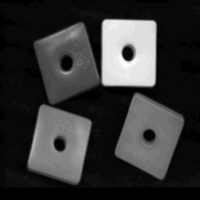
#> input picture block.png, 200 x 200 px, found by its file name
$ python huang_threshold.py   (Python 2 division)
#> lines starting #> are read from the running program, lines starting #| are printed output that depends on the picture; after the words box and inside, x2 and y2 are one past the last pixel; in counts of white or black regions, pixels touching at a corner belong together
import numpy
from scipy import ndimage
from PIL import Image

def otsu(image):
  size = image.shape[0]*image.shape[1]
#> size = 40000
  hist  = ndimage.histogram(image, 0, 255, 256)
#> hist = 256 values, max 12654 at index 8, min 0 at index 186, mean 156.2
  sum = numpy.dot(numpy.arange(0,256), hist)
#> sum = 2129974

  sumB = 0.0

  wB = 0
  wF = 0
  varmax = 0.0
  Tmax = 0

  for T in range(255):
    wB += hist[T]                   #Weight Background
    if (wB == 0): continue
    wF = size-wB                    #Weight Foreground
    if (wF == 0): break

    sumB += float(T * hist[T])

    mB = sumB / wB             # Mean Background
    mF = (sum - sumB) / wF     # Mean Foreground

    varBetween = float(wB) * float(wF) * (mB - mF) * (mB - mF)

    if varBetween > varmax: (varmax, Tmax) = (varBetween, T)
#> this loop made 255 passes
#> (wB, wF, sumB, mB, mF, varmax) on passes 1 to 12: (3572, 36428, 0, 0, 58.47, 4.45e+11), (3836, 36164, 264, 0.0688, 58.89, 4.8e+11), (4115, 35885, 822, 0.2, 59.33, 5.16e+11), (4461, 35539, 1860, 0.417, 59.88, 5.61e+11), (4915, 35085, 3676, 0.748, 60.6, 6.18e+11), (5513, 34487, 6666, 1.21, 61.57, 6.93e+11), (6337, 33663, 11610, 1.83, 62.93, 7.96e+11), (8137, 31863, 24210, 2.98, 66.09, 1.03e+12), (20791, 19209, 125442, 6.03, 104.4, 3.86e+12), (21458, 18542, 131445, 6.13, 107.8, 4.11e+12), (21922, 18078, 136085, 6.21, 110.3, 4.29e+12), (22322, 17678, 140485, 6.29, 112.5, 4.45e+12)
#> after the loop, Tmax = 79; sumB = 2129464; varmax = 6.01e+12; wB = 39998

  print Tmax
#| 79
  return ((image > Tmax)*255).astype(numpy.uint8)
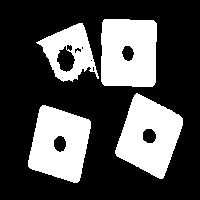
#> returned value: shape (200, 200); 30.5% white; 4 white regions, box (x1, y1, x2, y2) and area: (101, 19, 157, 87) 3523, (115, 93, 183, 179) 3511, (28, 105, 91, 183) 3383, (36, 23, 99, 82) 1785

###

# IMAGE THRESHOLDING BY MINIMIZING THE MEASURES OF FUZZINESS
# LIANG-KAIHUANG and MAO-JIUN J. WANG

def ux (x, t, u0, u1):
  if x <= t:
    K = u0
  else:
    K = u1
  return 1.0/(1.0+numpy.abs((x-K)/256.0))

def yager_entropy (hist, t, u0, u1, p=2.0):
  v = 0.0
  for I in range(256):
    v += (numpy.abs(2.0*ux(I, t, u0, u1)-1.0)**p)*hist[I]
  return (v**(1.0/p))

def fuzzy_thresh(image):
  size = image.shape[0]*image.shape[1]
#> size = 40000
  hist = ndimage.histogram(image, 0, 255, 256)
  sum  = numpy.dot(numpy.arange(0,256), hist)
#> sum = 2129974

  S = 0
  W = 0

  fuzzinessmax = 0.0
  Tmax = 0

  for T in range(254):
    S  += hist[T]
    nS  = size-S
    W  += T*hist[T]
    nW  = sum-W

    if nW > 0:
      u0 = int(float(W)/S)
      u1 = int(float(nW)/nS)

      fuzziness = yager_entropy(hist, T, u0, u1)
      if fuzziness > fuzzinessmax: (Tmax, fuzzinessmax) = (T, fuzziness)
#> this loop made 254 passes
#> (S, nS, W, nW, u0, u1) on pass 1: (3572, 36428, 0, 2129974, 0, 58)

  print Tmax
#| 52
  return ((image > Tmax)*255).astype(numpy.uint8)
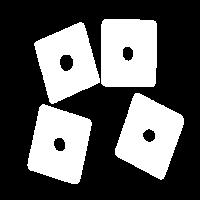
#> returned value: shape (200, 200); 35.6% white; 4 white regions, box (x1, y1, x2, y2) and area: (115, 93, 184, 180) 3678, (101, 19, 157, 87) 3635, (27, 104, 92, 184) 3580, (34, 22, 100, 104) 3328

###

I = numpy.asarray(Image.open("img/block.png").convert("L")).astype(numpy.uint8)
T = otsu(I)
Image.fromarray(T).save("img/otsu.png")
T = fuzzy_thresh(I)
Image.fromarray(T).save("img/fuzzy.png")
